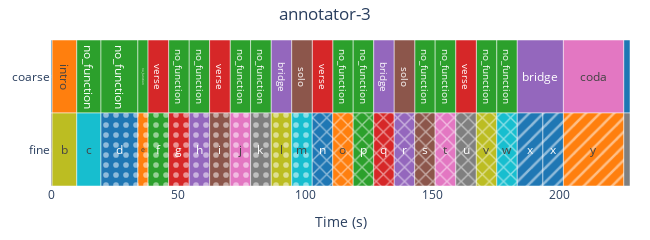
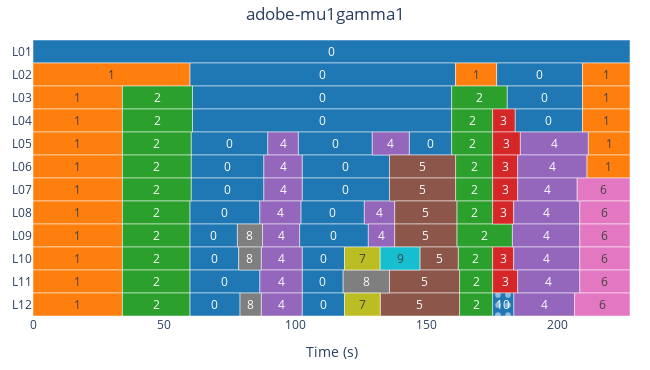

Source (notebook cell) for these figures, in order:
### Code cell
ref.plot().show()
est.plot().show()

### Figure 1 — Plotly figure (JSON) as saved in the notebook; plotly's stock layout.template omitted (floating-point values rounded to 4 significant figures)
{"data": [{"base": [0, 225.3], "customdata": ["<b>silence</b><br>Layer: coarse<br>Start: 0.000s<br>End: 0.447s<br>Duration: 0.447s", "<b>silence</b><br>Layer: coarse<br>Start: 225.313s<br>End: 227.803s<br>Duration: 2.491s"], "hovertemplate": "%{customdata}<extra></extra>", "insidetextanchor": "middle", "marker": {"color": "#1F77B4", "line": {"color": "white", "width": 0.5}, "pattern": {"fgcolor": "white", "fgopacity": 0.5, "shape": "", "solidity": 0.25}}, "name": "silence", "orientation": "h", "showlegend": true, "text": ["silence", "silence"], "textposition": "inside", "type": "bar", "width": 1, "x": [0.447, 2.491], "y": ["coarse", "coarse"]}, {"base": [0.447], "customdata": ["<b>intro</b><br>Layer: coarse<br>Start: 0.447s<br>End: 10.136s<br>Duration: 9.689s"], "hovertemplate": "%{customdata}<extra></extra>", "insidetextanchor": "middle", "marker": {"color": "#FF7F0E", "line": {"color": "white", "width": 0.5}, "pattern": {"fgcolor": "white", "fgopacity": 0.5, "shape": "", "solidity": 0.25}}, "name": "intro", "orientation": "h", "showlegend": true, "text": ["intro"], "textposition": "inside", "type": "bar", "width": 1, "x": [9.689], "y": ["coarse"]}, {"base": [10.14, 19.66, 34.18, 46.27, 54.38, 70.48, 78.53, 110.8, 118.9, 143.1, 151.2, 167.3, 175.4], "customdata": ["<b>no_function</b><br>Layer: coarse<br>Start: 10.136s<br>End: 19.661s<br>Duration: 9.525s", "<b>no_function</b><br>Layer: coarse<br>Start: 19.661s<br>End: 34.178s<br>Duration: 14.517s", "<b>no_function</b><br>Layer: coarse<br>Start: 34.178s<br>End: 38.187s<br>Duration: 4.009s", "<b>no_function</b><br>Layer: coarse<br>Start: 46.268s<br>End: 54.382s<br>Duration: 8.114s", "<b>no_function</b><br>Layer: coarse<br>Start: 54.382s<br>End: 62.406s<br>Duration: 8.024s", "<b>no_function</b><br>Layer: coarse<br>Start: 70.480s<br>End: 78.528s<br>Duration: 8.048s", "<b>no_function</b><br>Layer: coarse<br>Start: 78.528s<br>End: 86.662s<br>Duration: 8.134s", "<b>no_function</b><br>Layer: coarse<br>Start: 110.847s<br>End: 118.899s<br>Duration: 8.052s", "<b>no_function</b><br>Layer: coarse<br>Start: 118.899s<br>End: 126.972s<br>Duration: 8.072s", "<b>no_function</b><br>Layer: coarse<br>Start: 143.102s<br>End: 151.150s<br>Duration: 8.048s", "<b>no_function</b><br>Layer: coarse<br>Start: 151.150s<br>End: 159.270s<br>Duration: 8.120s", "<b>no_function</b><br>Layer: coarse<br>Start: 167.337s<br>End: 175.399s<br>Duration: 8.061s", "<b>no_function</b><br>Layer: coarse<br>Start: 175.399s<br>End: 183.454s<br>Duration: 8.056s"], "hovertemplate": "%{customdata}<extra></extra>", "insidetextanchor": "middle", "marker": {"color": "#2CA02C", "line": {"color": "white", "width": 0.5}, "pattern": {"fgcolor": "white", "fgopacity": 0.5, "shape": "", "solidity": 0.25}}, "name": "no_function", "orientation": "h", "showlegend": true, "text": ["no_function", "no_function", "no_function", "no_function", "no_function", "no_function", "no_function", "no_function", "no_function", "no_function", "no_function", "no_function", "no_function"], "textposition": "inside", "type": "bar", "width": 1, "x": [9.525, 14.52, 4.009, 8.114, 8.024, 8.048, 8.134, 8.052, 8.072, 8.048, 8.12, 8.061, 8.056], "y": ["coarse", "coarse", "coarse", "coarse", "coarse", "coarse", "coarse", "coarse", "coarse", "coarse", "coarse", "coarse", "coarse"]}, {"base": [38.19, 62.41, 102.8, 159.3], "customdata": ["<b>verse</b><br>Layer: coarse<br>Start: 38.187s<br>End: 46.268s<br>Duration: 8.081s", "<b>verse</b><br>Layer: coarse<br>Start: 62.406s<br>End: 70.480s<br>Duration: 8.073s", "<b>verse</b><br>Layer: coarse<br>Start: 102.774s<br>End: 110.847s<br>Duration: 8.073s", "<b>verse</b><br>Layer: coarse<br>Start: 159.270s<br>End: 167.337s<br>Duration: 8.067s"], "hovertemplate": "%{customdata}<extra></extra>", "insidetextanchor": "middle", "marker": {"color": "#D62728", "line": {"color": "white", "width": 0.5}, "pattern": {"fgcolor": "white", "fgopacity": 0.5, "shape": "", "solidity": 0.25}}, "name": "verse", "orientation": "h", "showlegend": true, "text": ["verse", "verse", "verse", "verse"], "textposition": "inside", "type": "bar", "width": 1, "x": [8.081, 8.073, 8.073, 8.067], "y": ["coarse", "coarse", "coarse", "coarse"]}, {"base": [86.66, 127.0, 183.5], "customdata": ["<b>bridge</b><br>Layer: coarse<br>Start: 86.662s<br>End: 94.711s<br>Duration: 8.049s", "<b>bridge</b><br>Layer: coarse<br>Start: 126.972s<br>End: 135.038s<br>Duration: 8.067s", "<b>bridge</b><br>Layer: coarse<br>Start: 183.454s<br>End: 201.598s<br>Duration: 18.144s"], "hovertemplate": "%{customdata}<extra></extra>", "insidetextanchor": "middle", "marker": {"color": "#9467BD", "line": {"color": "white", "width": 0.5}, "pattern": {"fgcolor": "white", "fgopacity": 0.5, "shape": "", "solidity": 0.25}}, "name": "bridge", "orientation": "h", "showlegend": true, "text": ["bridge", "bridge", "bridge"], "textposition": "inside", "type": "bar", "width": 1, "x": [8.049, 8.067, 18.14], "y": ["coarse", "coarse", "coarse"]}, {"base": [94.71, 135.0], "customdata": ["<b>solo</b><br>Layer: coarse<br>Start: 94.711s<br>End: 102.774s<br>Duration: 8.063s", "<b>solo</b><br>Layer: coarse<br>Start: 135.038s<br>End: 143.102s<br>Duration: 8.064s"], "hovertemplate": "%{customdata}<extra></extra>", "insidetextanchor": "middle", "marker": {"color": "#8C564B", "line": {"color": "white", "width": 0.5}, "pattern": {"fgcolor": "white", "fgopacity": 0.5, "shape": "", "solidity": 0.25}}, "name": "solo", "orientation": "h", "showlegend": true, "text": ["solo", "solo"], "textposition": "inside", "type": "bar", "width": 1, "x": [8.063, 8.064], "y": ["coarse", "coarse"]}, {"base": [201.6], "customdata": ["<b>coda</b><br>Layer: coarse<br>Start: 201.598s<br>End: 225.313s<br>Duration: 23.715s"], "hovertemplate": "%{customdata}<extra></extra>", "insidetextanchor": "middle", "marker": {"color": "#E377C2", "line": {"color": "white", "width": 0.5}, "pattern": {"fgcolor": "white", "fgopacity": 0.5, "shape": "", "solidity": 0.25}}, "name": "coda", "orientation": "h", "showlegend": true, "text": ["coda"], "textposition": "inside", "type": "bar", "width": 1, "x": [23.71], "y": ["coarse"]}, {"base": [0, 225.3], "customdata": ["<b>Silence</b><br>Layer: fine<br>Start: 0.000s<br>End: 0.447s<br>Duration: 0.447s", "<b>Silence</b><br>Layer: fine<br>Start: 225.313s<br>End: 227.803s<br>Duration: 2.491s"], "hovertemplate": "%{customdata}<extra></extra>", "insidetextanchor": "middle", "marker": {"color": "#7F7F7F", "line": {"color": "white", "width": 0.5}, "pattern": {"fgcolor": "white", "fgopacity": 0.5, "shape": "", "solidity": 0.25}}, "name": "Silence", "orientation": "h", "showlegend": true, "text": ["Silence", "Silence"], "textposition": "inside", "type": "bar", "width": 1, "x": [0.447, 2.491], "y": ["fine", "fine"]}, {"base": [0.447], "customdata": ["<b>b</b><br>Layer: fine<br>Start: 0.447s<br>End: 10.136s<br>Duration: 9.689s"], "hovertemplate": "%{customdata}<extra></extra>", "insidetextanchor": "middle", "marker": {"color": "#BCBD22", "line": {"color": "white", "width": 0.5}, "pattern": {"fgcolor": "white", "fgopacity": 0.5, "shape": "", "solidity": 0.25}}, "name": "b", "orientation": "h", "showlegend": true, "text": ["b"], "textposition": "inside", "type": "bar", "width": 1, "x": [9.689], "y": ["fine"]}, {"base": [10.14], "customdata": ["<b>c</b><br>Layer: fine<br>Start: 10.136s<br>End: 19.661s<br>Duration: 9.525s"], "hovertemplate": "%{customdata}<extra></extra>", "insidetextanchor": "middle", "marker": {"color": "#17BECF", "line": {"color": "white", "width": 0.5}, "pattern": {"fgcolor": "white", "fgopacity": 0.5, "shape": "", "solidity": 0.25}}, "name": "c", "orientation": "h", "showlegend": true, "text": ["c"], "textposition": "inside", "type": "bar", "width": 1, "x": [9.525], "y": ["fine"]}, {"base": [19.66], "customdata": ["<b>d</b><br>Layer: fine<br>Start: 19.661s<br>End: 34.178s<br>Duration: 14.517s"], "hovertemplate": "%{customdata}<extra></extra>", "insidetextanchor": "middle", "marker": {"color": "#1F77B4", "line": {"color": "white", "width": 0.5}, "pattern": {"fgcolor": "white", "fgopacity": 0.5, "shape": ".", "solidity": 0.25}}, "name": "d", "orientation": "h", "showlegend": true, "text": ["d"], "textposition": "inside", "type": "bar", "width": 1, "x": [14.52], "y": ["fine"]}, {"base": [34.18], "customdata": ["<b>e</b><br>Layer: fine<br>Start: 34.178s<br>End: 38.187s<br>Duration: 4.009s"], "hovertemplate": "%{customdata}<extra></extra>", "insidetextanchor": "middle", "marker": {"color": "#FF7F0E", "line": {"color": "white", "width": 0.5}, "pattern": {"fgcolor": "white", "fgopacity": 0.5, "shape": ".", "solidity": 0.25}}, "name": "e", "orientation": "h", "showlegend": true, "text": ["e"], "textposition": "inside", "type": "bar", "width": 1, "x": [4.009], "y": ["fine"]}, {"base": [38.19], "customdata": ["<b>f</b><br>Layer: fine<br>Start: 38.187s<br>End: 46.268s<br>Duration: 8.081s"], "hovertemplate": "%{customdata}<extra></extra>", "insidetextanchor": "middle", "marker": {"color": "#2CA02C", "line": {"color": "white", "width": 0.5}, "pattern": {"fgcolor": "white", "fgopacity": 0.5, "shape": ".", "solidity": 0.25}}, "name": "f", "orientation": "h", "showlegend": true, "text": ["f"], "textposition": "inside", "type": "bar", "width": 1, "x": [8.081], "y": ["fine"]}, {"base": [46.27], "customdata": ["<b>g</b><br>Layer: fine<br>Start: 46.268s<br>End: 54.382s<br>Duration: 8.114s"], "hovertemplate": "%{customdata}<extra></extra>", "insidetextanchor": "middle", "marker": {"color": "#D62728", "line": {"color": "white", "width": 0.5}, "pattern": {"fgcolor": "white", "fgopacity": 0.5, "shape": ".", "solidity": 0.25}}, "name": "g", "orientation": "h", "showlegend": true, "text": ["g"], "textposition": "inside", "type": "bar", "width": 1, "x": [8.114], "y": ["fine"]}, {"base": [54.38], "customdata": ["<b>h</b><br>Layer: fine<br>Start: 54.382s<br>End: 62.406s<br>Duration: 8.024s"], "hovertemplate": "%{customdata}<extra></extra>", "insidetextanchor": "middle", "marker": {"color": "#9467BD", "line": {"color": "white", "width": 0.5}, "pattern": {"fgcolor": "white", "fgopacity": 0.5, "shape": ".", "solidity": 0.25}}, "name": "h", "orientation": "h", "showlegend": true, "text": ["h"], "textposition": "inside", "type": "bar", "width": 1, "x": [8.024], "y": ["fine"]}, {"base": [62.41], "customdata": ["<b>i</b><br>Layer: fine<br>Start: 62.406s<br>End: 70.480s<br>Duration: 8.073s"], "hovertemplate": "%{customdata}<extra></extra>", "insidetextanchor": "middle", "marker": {"color": "#8C564B", "line": {"color": "white", "width": 0.5}, "pattern": {"fgcolor": "white", "fgopacity": 0.5, "shape": ".", "solidity": 0.25}}, "name": "i", "orientation": "h", "showlegend": true, "text": ["i"], "textposition": "inside", "type": "bar", "width": 1, "x": [8.073], "y": ["fine"]}, {"base": [70.48], "customdata": ["<b>j</b><br>Layer: fine<br>Start: 70.480s<br>End: 78.528s<br>Duration: 8.048s"], "hovertemplate": "%{customdata}<extra></extra>", "insidetextanchor": "middle", "marker": {"color": "#E377C2", "line": {"color": "white", "width": 0.5}, "pattern": {"fgcolor": "white", "fgopacity": 0.5, "shape": ".", "solidity": 0.25}}, "name": "j", "orientation": "h", "showlegend": true, "text": ["j"], "textposition": "inside", "type": "bar", "width": 1, "x": [8.048], "y": ["fine"]}, {"base": [78.53], "customdata": ["<b>k</b><br>Layer: fine<br>Start: 78.528s<br>End: 86.662s<br>Duration: 8.134s"], "hovertemplate": "%{customdata}<extra></extra>", "insidetextanchor": "middle", "marker": {"color": "#7F7F7F", "line": {"color": "white", "width": 0.5}, "pattern": {"fgcolor": "white", "fgopacity": 0.5, "shape": ".", "solidity": 0.25}}, "name": "k", "orientation": "h", "showlegend": true, "text": ["k"], "textposition": "inside", "type": "bar", "width": 1, "x": [8.134], "y": ["fine"]}, {"base": [86.66], "customdata": ["<b>l</b><br>Layer: fine<br>Start: 86.662s<br>End: 94.711s<br>Duration: 8.049s"], "hovertemplate": "%{customdata}<extra></extra>", "insidetextanchor": "middle", "marker": {"color": "#BCBD22", "line": {"color": "white", "width": 0.5}, "pattern": {"fgcolor": "white", "fgopacity": 0.5, "shape": ".", "solidity": 0.25}}, "name": "l", "orientation": "h", "showlegend": true, "text": ["l"], "textposition": "inside", "type": "bar", "width": 1, "x": [8.049], "y": ["fine"]}, {"base": [94.71], "customdata": ["<b>m</b><br>Layer: fine<br>Start: 94.711s<br>End: 102.774s<br>Duration: 8.063s"], "hovertemplate": "%{customdata}<extra></extra>", "insidetextanchor": "middle", "marker": {"color": "#17BECF", "line": {"color": "white", "width": 0.5}, "pattern": {"fgcolor": "white", "fgopacity": 0.5, "shape": ".", "solidity": 0.25}}, "name": "m", "orientation": "h", "showlegend": true, "text": ["m"], "textposition": "inside", "type": "bar", "width": 1, "x": [8.063], "y": ["fine"]}, {"base": [102.8], "customdata": ["<b>n</b><br>Layer: fine<br>Start: 102.774s<br>End: 110.847s<br>Duration: 8.073s"], "hovertemplate": "%{customdata}<extra></extra>", "insidetextanchor": "middle", "marker": {"color": "#1F77B4", "line": {"color": "white", "width": 0.5}, "pattern": {"fgcolor": "white", "fgopacity": 0.5, "shape": "x", "solidity": 0.25}}, "name": "n", "orientation": "h", "showlegend": true, "text": ["n"], "textposition": "inside", "type": "bar", "width": 1, "x": [8.073], "y": ["fine"]}, {"base": [110.8], "customdata": ["<b>o</b><br>Layer: fine<br>Start: 110.847s<br>End: 118.899s<br>Duration: 8.052s"], "hovertemplate": "%{customdata}<extra></extra>", "insidetextanchor": "middle", "marker": {"color": "#FF7F0E", "line": {"color": "white", "width": 0.5}, "pattern": {"fgcolor": "white", "fgopacity": 0.5, "shape": "x", "solidity": 0.25}}, "name": "o", "orientation": "h", "showlegend": true, "text": ["o"], "textposition": "inside", "type": "bar", "width": 1, "x": [8.052], "y": ["fine"]}, {"base": [118.9], "customdata": ["<b>p</b><br>Layer: fine<br>Start: 118.899s<br>End: 126.972s<br>Duration: 8.072s"], "hovertemplate": "%{customdata}<extra></extra>", "insidetextanchor": "middle", "marker": {"color": "#2CA02C", "line": {"color": "white", "width": 0.5}, "pattern": {"fgcolor": "white", "fgopacity": 0.5, "shape": "x", "solidity": 0.25}}, "name": "p", "orientation": "h", "showlegend": true, "text": ["p"], "textposition": "inside", "type": "bar", "width": 1, "x": [8.072], "y": ["fine"]}, {"base": [127.0], "customdata": ["<b>q</b><br>Layer: fine<br>Start: 126.972s<br>End: 135.038s<br>Duration: 8.067s"], "hovertemplate": "%{customdata}<extra></extra>", "insidetextanchor": "middle", "marker": {"color": "#D62728", "line": {"color": "white", "width": 0.5}, "pattern": {"fgcolor": "white", "fgopacity": 0.5, "shape": "x", "solidity": 0.25}}, "name": "q", "orientation": "h", "showlegend": true, "text": ["q"], "textposition": "inside", "type": "bar", "width": 1, "x": [8.067], "y": ["fine"]}, {"base": [135.0], "customdata": ["<b>r</b><br>Layer: fine<br>Start: 135.038s<br>End: 143.102s<br>Duration: 8.064s"], "hovertemplate": "%{customdata}<extra></extra>", "insidetextanchor": "middle", "marker": {"color": "#9467BD", "line": {"color": "white", "width": 0.5}, "pattern": {"fgcolor": "white", "fgopacity": 0.5, "shape": "x", "solidity": 0.25}}, "name": "r", "orientation": "h", "showlegend": true, "text": ["r"], "textposition": "inside", "type": "bar", "width": 1, "x": [8.064], "y": ["fine"]}, {"base": [143.1], "customdata": ["<b>s</b><br>Layer: fine<br>Start: 143.102s<br>End: 151.150s<br>Duration: 8.048s"], "hovertemplate": "%{customdata}<extra></extra>", "insidetextanchor": "middle", "marker": {"color": "#8C564B", "line": {"color": "white", "width": 0.5}, "pattern": {"fgcolor": "white", "fgopacity": 0.5, "shape": "x", "solidity": 0.25}}, "name": "s", "orientation": "h", "showlegend": true, "text": ["s"], "textposition": "inside", "type": "bar", "width": 1, "x": [8.048], "y": ["fine"]}, {"base": [151.2], "customdata": ["<b>t</b><br>Layer: fine<br>Start: 151.150s<br>End: 159.270s<br>Duration: 8.120s"], "hovertemplate": "%{customdata}<extra></extra>", "insidetextanchor": "middle", "marker": {"color": "#E377C2", "line": {"color": "white", "width": 0.5}, "pattern": {"fgcolor": "white", "fgopacity": 0.5, "shape": "x", "solidity": 0.25}}, "name": "t", "orientation": "h", "showlegend": true, "text": ["t"], "textposition": "inside", "type": "bar", "width": 1, "x": [8.12], "y": ["fine"]}, {"base": [159.3], "customdata": ["<b>u</b><br>Layer: fine<br>Start: 159.270s<br>End: 167.337s<br>Duration: 8.067s"], "hovertemplate": "%{customdata}<extra></extra>", "insidetextanchor": "middle", "marker": {"color": "#7F7F7F", "line": {"color": "white", "width": 0.5}, "pattern": {"fgcolor": "white", "fgopacity": 0.5, "shape": "x", "solidity": 0.25}}, "name": "u", "orientation": "h", "showlegend": true, "text": ["u"], "textposition": "inside", "type": "bar", "width": 1, "x": [8.067], "y": ["fine"]}, {"base": [167.3], "customdata": ["<b>v</b><br>Layer: fine<br>Start: 167.337s<br>End: 175.399s<br>Duration: 8.061s"], "hovertemplate": "%{customdata}<extra></extra>", "insidetextanchor": "middle", "marker": {"color": "#BCBD22", "line": {"color": "white", "width": 0.5}, "pattern": {"fgcolor": "white", "fgopacity": 0.5, "shape": "x", "solidity": 0.25}}, "name": "v", "orientation": "h", "showlegend": true, "text": ["v"], "textposition": "inside", "type": "bar", "width": 1, "x": [8.061], "y": ["fine"]}, {"base": [175.4], "customdata": ["<b>w</b><br>Layer: fine<br>Start: 175.399s<br>End: 183.454s<br>Duration: 8.056s"], "hovertemplate": "%{customdata}<extra></extra>", "insidetextanchor": "middle", "marker": {"color": "#17BECF", "line": {"color": "white", "width": 0.5}, "pattern": {"fgcolor": "white", "fgopacity": 0.5, "shape": "x", "solidity": 0.25}}, "name": "w", "orientation": "h", "showlegend": true, "text": ["w"], "textposition": "inside", "type": "bar", "width": 1, "x": [8.056], "y": ["fine"]}, {"base": [183.5, 193.5], "customdata": ["<b>x</b><br>Layer: fine<br>Start: 183.454s<br>End: 193.536s<br>Duration: 10.082s", "<b>x</b><br>Layer: fine<br>Start: 193.536s<br>End: 201.598s<br>Duration: 8.062s"], "hovertemplate": "%{customdata}<extra></extra>", "insidetextanchor": "middle", "marker": {"color": "#1F77B4", "line": {"color": "white", "width": 0.5}, "pattern": {"fgcolor": "white", "fgopacity": 0.5, "shape": "/", "solidity": 0.25}}, "name": "x", "orientation": "h", "showlegend": true, "text": ["x", "x"], "textposition": "inside", "type": "bar", "width": 1, "x": [10.08, 8.062], "y": ["fine", "fine"]}, {"base": [201.6], "customdata": ["<b>y</b><br>Layer: fine<br>Start: 201.598s<br>End: 225.313s<br>Duration: 23.715s"], "hovertemplate": "%{customdata}<extra></extra>", "insidetextanchor": "middle", "marker": {"color": "#FF7F0E", "line": {"color": "white", "width": 0.5}, "pattern": {"fgcolor": "white", "fgopacity": 0.5, "shape": "/", "solidity": 0.25}}, "name": "y", "orientation": "h", "showlegend": true, "text": ["y"], "textposition": "inside", "type": "bar", "width": 1, "x": [23.71], "y": ["fine"]}], "layout": {"barmode": "overlay", "height": 120, "margin": {"b": 20, "l": 20, "r": 20, "t": 40}, "showlegend": false, "title": {"text": "annotator-3", "x": 0.5}, "width": 650, "xaxis": {"range": [0, 227.8], "title": {"text": "Time (s)"}}, "yaxis": {"categoryarray": ["fine", "coarse"], "categoryorder": "array", "title": {}}}}

### Figure 2 — Plotly figure (JSON) as saved in the notebook; plotly's stock layout.template omitted (floating-point values rounded to 4 significant figures)
{"data": [{"base": [0, 59.83, 176.8, 60.84, 180.8, 60.84, 183.9, 60.33, 101.2, 143.5, 60.33, 102.7, 60.33, 102.7, 59.83, 102.2, 59.83, 101.7, 59.83, 102.7, 59.83, 102.7, 59.83, 102.7], "customdata": ["<b>0</b><br>Layer: L01<br>Start: 0.000s<br>End: 227.733s<br>Duration: 227.733s", "<b>0</b><br>Layer: L02<br>Start: 59.830s<br>End: 161.190s<br>Duration: 101.360s", "<b>0</b><br>Layer: L02<br>Start: 176.840s<br>End: 209.630s<br>Duration: 32.790s", "<b>0</b><br>Layer: L03<br>Start: 60.840s<br>End: 159.700s<br>Duration: 98.860s", "<b>0</b><br>Layer: L03<br>Start: 180.850s<br>End: 209.630s<br>Duration: 28.780s", "<b>0</b><br>Layer: L04<br>Start: 60.840s<br>End: 159.700s<br>Duration: 98.860s", "<b>0</b><br>Layer: L04<br>Start: 183.890s<br>End: 209.630s<br>Duration: 25.740s", "<b>0</b><br>Layer: L05<br>Start: 60.330s<br>End: 89.580s<br>Duration: 29.250s", "<b>0</b><br>Layer: L05<br>Start: 101.170s<br>End: 129.420s<br>Duration: 28.250s", "<b>0</b><br>Layer: L05<br>Start: 143.540s<br>End: 159.700s<br>Duration: 16.160s", "<b>0</b><br>Layer: L06<br>Start: 60.330s<br>End: 88.060s<br>Duration: 27.730s", "<b>0</b><br>Layer: L06<br>Start: 102.680s<br>End: 135.980s<br>Duration: 33.300s", "<b>0</b><br>Layer: L07<br>Start: 60.330s<br>End: 88.060s<br>Duration: 27.730s", "<b>0</b><br>Layer: L07<br>Start: 102.680s<br>End: 135.980s<br>Duration: 33.300s", "<b>0</b><br>Layer: L08<br>Start: 59.830s<br>End: 86.550s<br>Duration: 26.720s", "<b>0</b><br>Layer: L08<br>Start: 102.180s<br>End: 126.390s<br>Duration: 24.210s", "<b>0</b><br>Layer: L09<br>Start: 59.830s<br>End: 77.970s<br>Duration: 18.140s", "<b>0</b><br>Layer: L09<br>Start: 101.690s<br>End: 127.920s<br>Duration: 26.230s", "<b>0</b><br>Layer: L10<br>Start: 59.830s<br>End: 78.470s<br>Duration: 18.640s", "<b>0</b><br>Layer: L10<br>Start: 102.680s<br>End: 118.820s<br>Duration: 16.140s", "<b>0</b><br>Layer: L11<br>Start: 59.830s<br>End: 86.550s<br>Duration: 26.720s", "<b>0</b><br>Layer: L11<br>Start: 102.680s<br>End: 118.320s<br>Duration: 15.640s", "<b>0</b><br>Layer: L12<br>Start: 59.830s<br>End: 78.980s<br>Duration: 19.150s", "<b>0</b><br>Layer: L12<br>Start: 102.680s<br>End: 118.820s<br>Duration: 16.140s"], "hovertemplate": "%{customdata}<extra></extra>", "insidetextanchor": "middle", "marker": {"color": "#1F77B4", "line": {"color": "white", "width": 0.5}, "pattern": {"fgcolor": "white", "fgopacity": 0.5, "shape": "", "solidity": 0.25}}, "name": "0", "orientation": "h", "showlegend": true, "text": ["0", "0", "0", "0", "0", "0", "0", "0", "0", "0", "0", "0", "0", "0", "0", "0", "0", "0", "0", "0", "0", "0", "0", "0"], "textposition": "inside", "type": "bar", "width": 1, "x": [227.7, 101.4, 32.79, 98.86, 28.78, 98.86, 25.74, 29.25, 28.25, 16.16, 27.73, 33.3, 27.73, 33.3, 26.72, 24.21, 18.14, 26.23, 18.64, 16.14, 26.72, 15.64, 19.15, 16.14], "y": ["L01", "L02", "L02", "L03", "L03", "L04", "L04", "L05", "L05", "L05", "L06", "L06", "L07", "L07", "L08", "L08", "L09", "L09", "L10", "L10", "L11", "L11", "L12", "L12"]}, {"base": [0, 161.2, 209.6, 0, 209.6, 0, 209.6, 0, 211.8, 0, 211.3, 0, 0, 0, 0, 0, 0], "customdata": ["<b>1</b><br>Layer: L02<br>Start: 0.000s<br>End: 59.830s<br>Duration: 59.830s", "<b>1</b><br>Layer: L02<br>Start: 161.190s<br>End: 176.840s<br>Duration: 15.650s", "<b>1</b><br>Layer: L02<br>Start: 209.630s<br>End: 227.733s<br>Duration: 18.103s", "<b>1</b><br>Layer: L03<br>Start: 0.000s<br>End: 34.110s<br>Duration: 34.110s", "<b>1</b><br>Layer: L03<br>Start: 209.630s<br>End: 227.733s<br>Duration: 18.103s", "<b>1</b><br>Layer: L04<br>Start: 0.000s<br>End: 34.110s<br>Duration: 34.110s", "<b>1</b><br>Layer: L04<br>Start: 209.630s<br>End: 227.733s<br>Duration: 18.103s", "<b>1</b><br>Layer: L05<br>Start: 0.000s<br>End: 34.110s<br>Duration: 34.110s", "<b>1</b><br>Layer: L05<br>Start: 211.800s<br>End: 227.733s<br>Duration: 15.933s", "<b>1</b><br>Layer: L06<br>Start: 0.000s<br>End: 34.110s<br>Duration: 34.110s", "<b>1</b><br>Layer: L06<br>Start: 211.260s<br>End: 227.733s<br>Duration: 16.473s", "<b>1</b><br>Layer: L07<br>Start: 0.000s<br>End: 34.110s<br>Duration: 34.110s", "<b>1</b><br>Layer: L08<br>Start: 0.000s<br>End: 34.110s<br>Duration: 34.110s", "<b>1</b><br>Layer: L09<br>Start: 0.000s<br>End: 34.110s<br>Duration: 34.110s", "<b>1</b><br>Layer: L10<br>Start: 0.000s<br>End: 34.110s<br>Duration: 34.110s", "<b>1</b><br>Layer: L11<br>Start: 0.000s<br>End: 34.110s<br>Duration: 34.110s", "<b>1</b><br>Layer: L12<br>Start: 0.000s<br>End: 34.110s<br>Duration: 34.110s"], "hovertemplate": "%{customdata}<extra></extra>", "insidetextanchor": "middle", "marker": {"color": "#FF7F0E", "line": {"color": "white", "width": 0.5}, "pattern": {"fgcolor": "white", "fgopacity": 0.5, "shape": "", "solidity": 0.25}}, "name": "1", "orientation": "h", "showlegend": true, "text": ["1", "1", "1", "1", "1", "1", "1", "1", "1", "1", "1", "1", "1", "1", "1", "1", "1"], "textposition": "inside", "type": "bar", "width": 1, "x": [59.83, 15.65, 18.1, 34.11, 18.1, 34.11, 18.1, 34.11, 15.93, 34.11, 16.47, 34.11, 34.11, 34.11, 34.11, 34.11, 34.11], "y": ["L02", "L02", "L02", "L03", "L03", "L04", "L04", "L05", "L05", "L06", "L06", "L07", "L08", "L09", "L10", "L11", "L12"]}, {"base": [34.11, 159.7, 34.11, 159.7, 34.11, 159.7, 34.11, 161.2, 34.11, 161.2, 34.11, 161.7, 34.11, 161.7, 34.11, 162.2, 34.11, 162.7, 34.11, 162.7], "customdata": ["<b>2</b><br>Layer: L03<br>Start: 34.110s<br>End: 60.840s<br>Duration: 26.730s", "<b>2</b><br>Layer: L03<br>Start: 159.700s<br>End: 180.850s<br>Duration: 21.150s", "<b>2</b><br>Layer: L04<br>Start: 34.110s<br>End: 60.840s<br>Duration: 26.730s", "<b>2</b><br>Layer: L04<br>Start: 159.700s<br>End: 175.320s<br>Duration: 15.620s", "<b>2</b><br>Layer: L05<br>Start: 34.110s<br>End: 60.330s<br>Duration: 26.220s", "<b>2</b><br>Layer: L05<br>Start: 159.700s<br>End: 175.320s<br>Duration: 15.620s", "<b>2</b><br>Layer: L06<br>Start: 34.110s<br>End: 60.330s<br>Duration: 26.220s", "<b>2</b><br>Layer: L06<br>Start: 161.190s<br>End: 175.320s<br>Duration: 14.130s", "<b>2</b><br>Layer: L07<br>Start: 34.110s<br>End: 60.330s<br>Duration: 26.220s", "<b>2</b><br>Layer: L07<br>Start: 161.190s<br>End: 175.320s<br>Duration: 14.130s", "<b>2</b><br>Layer: L08<br>Start: 34.110s<br>End: 59.830s<br>Duration: 25.720s", "<b>2</b><br>Layer: L08<br>Start: 161.680s<br>End: 175.320s<br>Duration: 13.640s", "<b>2</b><br>Layer: L09<br>Start: 34.110s<br>End: 59.830s<br>Duration: 25.720s", "<b>2</b><br>Layer: L09<br>Start: 161.680s<br>End: 182.880s<br>Duration: 21.200s", "<b>2</b><br>Layer: L10<br>Start: 34.110s<br>End: 59.830s<br>Duration: 25.720s", "<b>2</b><br>Layer: L10<br>Start: 162.190s<br>End: 175.320s<br>Duration: 13.130s", "<b>2</b><br>Layer: L11<br>Start: 34.110s<br>End: 59.830s<br>Duration: 25.720s", "<b>2</b><br>Layer: L11<br>Start: 162.710s<br>End: 175.320s<br>Duration: 12.610s", "<b>2</b><br>Layer: L12<br>Start: 34.110s<br>End: 59.830s<br>Duration: 25.720s", "<b>2</b><br>Layer: L12<br>Start: 162.710s<br>End: 175.320s<br>Duration: 12.610s"], "hovertemplate": "%{customdata}<extra></extra>", "insidetextanchor": "middle", "marker": {"color": "#2CA02C", "line": {"color": "white", "width": 0.5}, "pattern": {"fgcolor": "white", "fgopacity": 0.5, "shape": "", "solidity": 0.25}}, "name": "2", "orientation": "h", "showlegend": true, "text": ["2", "2", "2", "2", "2", "2", "2", "2", "2", "2", "2", "2", "2", "2", "2", "2", "2", "2", "2", "2"], "textposition": "inside", "type": "bar", "width": 1, "x": [26.73, 21.15, 26.73, 15.62, 26.22, 15.62, 26.22, 14.13, 26.22, 14.13, 25.72, 13.64, 25.72, 21.2, 25.72, 13.13, 25.72, 12.61, 25.72, 12.61], "y": ["L03", "L03", "L04", "L04", "L05", "L05", "L06", "L06", "L07", "L07", "L08", "L08", "L09", "L09", "L10", "L10", "L11", "L11", "L12", "L12"]}, {"base": [175.3, 175.3, 175.3, 175.3, 175.3, 175.3, 175.3], "customdata": ["<b>3</b><br>Layer: L04<br>Start: 175.320s<br>End: 183.890s<br>Duration: 8.570s", "<b>3</b><br>Layer: L05<br>Start: 175.320s<br>End: 185.910s<br>Duration: 10.590s", "<b>3</b><br>Layer: L06<br>Start: 175.320s<br>End: 184.900s<br>Duration: 9.580s", "<b>3</b><br>Layer: L07<br>Start: 175.320s<br>End: 184.900s<br>Duration: 9.580s", "<b>3</b><br>Layer: L08<br>Start: 175.320s<br>End: 183.370s<br>Duration: 8.050s", "<b>3</b><br>Layer: L10<br>Start: 175.320s<br>End: 183.370s<br>Duration: 8.050s", "<b>3</b><br>Layer: L11<br>Start: 175.320s<br>End: 184.900s<br>Duration: 9.580s"], "hovertemplate": "%{customdata}<extra></extra>", "insidetextanchor": "middle", "marker": {"color": "#D62728", "line": {"color": "white", "width": 0.5}, "pattern": {"fgcolor": "white", "fgopacity": 0.5, "shape": "", "solidity": 0.25}}, "name": "3", "orientation": "h", "showlegend": true, "text": ["3", "3", "3", "3", "3", "3", "3"], "textposition": "inside", "type": "bar", "width": 1, "x": [8.57, 10.59, 9.58, 9.58, 8.05, 8.05, 9.58], "y": ["L04", "L05", "L06", "L07", "L08", "L10", "L11"]}, {"base": [89.58, 129.4, 185.9, 88.06, 184.9, 88.06, 184.9, 86.55, 126.4, 183.4, 87.56, 127.9, 182.9, 87.05, 183.4, 86.55, 184.9, 87.05, 183.4], "customdata": ["<b>4</b><br>Layer: L05<br>Start: 89.580s<br>End: 101.170s<br>Duration: 11.590s", "<b>4</b><br>Layer: L05<br>Start: 129.420s<br>End: 143.540s<br>Duration: 14.120s", "<b>4</b><br>Layer: L05<br>Start: 185.910s<br>End: 211.800s<br>Duration: 25.890s", "<b>4</b><br>Layer: L06<br>Start: 88.060s<br>End: 102.680s<br>Duration: 14.620s", "<b>4</b><br>Layer: L06<br>Start: 184.900s<br>End: 211.260s<br>Duration: 26.360s", "<b>4</b><br>Layer: L07<br>Start: 88.060s<br>End: 102.680s<br>Duration: 14.620s", "<b>4</b><br>Layer: L07<br>Start: 184.900s<br>End: 207.590s<br>Duration: 22.690s", "<b>4</b><br>Layer: L08<br>Start: 86.550s<br>End: 102.180s<br>Duration: 15.630s", "<b>4</b><br>Layer: L08<br>Start: 126.390s<br>End: 137.990s<br>Duration: 11.600s", "<b>4</b><br>Layer: L08<br>Start: 183.370s<br>End: 208.600s<br>Duration: 25.230s", "<b>4</b><br>Layer: L09<br>Start: 87.560s<br>End: 101.690s<br>Duration: 14.130s", "<b>4</b><br>Layer: L09<br>Start: 127.920s<br>End: 137.990s<br>Duration: 10.070s", "<b>4</b><br>Layer: L09<br>Start: 182.880s<br>End: 208.600s<br>Duration: 25.720s", "<b>4</b><br>Layer: L10<br>Start: 87.050s<br>End: 102.680s<br>Duration: 15.630s", "<b>4</b><br>Layer: L10<br>Start: 183.370s<br>End: 208.600s<br>Duration: 25.230s", "<b>4</b><br>Layer: L11<br>Start: 86.550s<br>End: 102.680s<br>Duration: 16.130s", "<b>4</b><br>Layer: L11<br>Start: 184.900s<br>End: 208.600s<br>Duration: 23.700s", "<b>4</b><br>Layer: L12<br>Start: 87.050s<br>End: 102.680s<br>Duration: 15.630s", "<b>4</b><br>Layer: L12<br>Start: 183.370s<br>End: 206.580s<br>Duration: 23.210s"], "hovertemplate": "%{customdata}<extra></extra>", "insidetextanchor": "middle", "marker": {"color": "#9467BD", "line": {"color": "white", "width": 0.5}, "pattern": {"fgcolor": "white", "fgopacity": 0.5, "shape": "", "solidity": 0.25}}, "name": "4", "orientation": "h", "showlegend": true, "text": ["4", "4", "4", "4", "4", "4", "4", "4", "4", "4", "4", "4", "4", "4", "4", "4", "4", "4", "4"], "textposition": "inside", "type": "bar", "width": 1, "x": [11.59, 14.12, 25.89, 14.62, 26.36, 14.62, 22.69, 15.63, 11.6, 25.23, 14.13, 10.07, 25.72, 15.63, 25.23, 16.13, 23.7, 15.63, 23.21], "y": ["L05", "L05", "L05", "L06", "L06", "L07", "L07", "L08", "L08", "L08", "L09", "L09", "L09", "L10", "L10", "L11", "L11", "L12", "L12"]}, {"base": [136.0, 136.0, 138.0, 138.0, 147.6, 136.0, 132.4], "customdata": ["<b>5</b><br>Layer: L06<br>Start: 135.980s<br>End: 161.190s<br>Duration: 25.210s", "<b>5</b><br>Layer: L07<br>Start: 135.980s<br>End: 161.190s<br>Duration: 25.210s", "<b>5</b><br>Layer: L08<br>Start: 137.990s<br>End: 161.680s<br>Duration: 23.690s", "<b>5</b><br>Layer: L09<br>Start: 137.990s<br>End: 161.680s<br>Duration: 23.690s", "<b>5</b><br>Layer: L10<br>Start: 147.580s<br>End: 162.190s<br>Duration: 14.610s", "<b>5</b><br>Layer: L11<br>Start: 135.980s<br>End: 162.710s<br>Duration: 26.730s", "<b>5</b><br>Layer: L12<br>Start: 132.440s<br>End: 162.710s<br>Duration: 30.270s"], "hovertemplate": "%{customdata}<extra></extra>", "insidetextanchor": "middle", "marker": {"color": "#8C564B", "line": {"color": "white", "width": 0.5}, "pattern": {"fgcolor": "white", "fgopacity": 0.5, "shape": "", "solidity": 0.25}}, "name": "5", "orientation": "h", "showlegend": true, "text": ["5", "5", "5", "5", "5", "5", "5"], "textposition": "inside", "type": "bar", "width": 1, "x": [25.21, 25.21, 23.69, 23.69, 14.61, 26.73, 30.27], "y": ["L06", "L07", "L08", "L09", "L10", "L11", "L12"]}, {"base": [207.6, 208.6, 208.6, 208.6, 208.6, 206.6], "customdata": ["<b>6</b><br>Layer: L07<br>Start: 207.590s<br>End: 227.733s<br>Duration: 20.143s", "<b>6</b><br>Layer: L08<br>Start: 208.600s<br>End: 227.733s<br>Duration: 19.133s", "<b>6</b><br>Layer: L09<br>Start: 208.600s<br>End: 227.733s<br>Duration: 19.133s", "<b>6</b><br>Layer: L10<br>Start: 208.600s<br>End: 227.733s<br>Duration: 19.133s", "<b>6</b><br>Layer: L11<br>Start: 208.600s<br>End: 227.733s<br>Duration: 19.133s", "<b>6</b><br>Layer: L12<br>Start: 206.580s<br>End: 227.733s<br>Duration: 21.153s"], "hovertemplate": "%{customdata}<extra></extra>", "insidetextanchor": "middle", "marker": {"color": "#E377C2", "line": {"color": "white", "width": 0.5}, "pattern": {"fgcolor": "white", "fgopacity": 0.5, "shape": "", "solidity": 0.25}}, "name": "6", "orientation": "h", "showlegend": true, "text": ["6", "6", "6", "6", "6", "6"], "textposition": "inside", "type": "bar", "width": 1, "x": [20.14, 19.13, 19.13, 19.13, 19.13, 21.15], "y": ["L07", "L08", "L09", "L10", "L11", "L12"]}, {"base": [77.97, 78.47, 118.3, 78.98], "customdata": ["<b>8</b><br>Layer: L09<br>Start: 77.970s<br>End: 87.560s<br>Duration: 9.590s", "<b>8</b><br>Layer: L10<br>Start: 78.470s<br>End: 87.050s<br>Duration: 8.580s", "<b>8</b><br>Layer: L11<br>Start: 118.320s<br>End: 135.980s<br>Duration: 17.660s", "<b>8</b><br>Layer: L12<br>Start: 78.980s<br>End: 87.050s<br>Duration: 8.070s"], "hovertemplate": "%{customdata}<extra></extra>", "insidetextanchor": "middle", "marker": {"color": "#7F7F7F", "line": {"color": "white", "width": 0.5}, "pattern": {"fgcolor": "white", "fgopacity": 0.5, "shape": "", "solidity": 0.25}}, "name": "8", "orientation": "h", "showlegend": true, "text": ["8", "8", "8", "8"], "textposition": "inside", "type": "bar", "width": 1, "x": [9.59, 8.58, 17.66, 8.07], "y": ["L09", "L10", "L11", "L12"]}, {"base": [118.8, 118.8], "customdata": ["<b>7</b><br>Layer: L10<br>Start: 118.820s<br>End: 132.440s<br>Duration: 13.620s", "<b>7</b><br>Layer: L12<br>Start: 118.820s<br>End: 132.440s<br>Duration: 13.620s"], "hovertemplate": "%{customdata}<extra></extra>", "insidetextanchor": "middle", "marker": {"color": "#BCBD22", "line": {"color": "white", "width": 0.5}, "pattern": {"fgcolor": "white", "fgopacity": 0.5, "shape": "", "solidity": 0.25}}, "name": "7", "orientation": "h", "showlegend": true, "text": ["7", "7"], "textposition": "inside", "type": "bar", "width": 1, "x": [13.62, 13.62], "y": ["L10", "L12"]}, {"base": [132.4], "customdata": ["<b>9</b><br>Layer: L10<br>Start: 132.440s<br>End: 147.580s<br>Duration: 15.140s"], "hovertemplate": "%{customdata}<extra></extra>", "insidetextanchor": "middle", "marker": {"color": "#17BECF", "line": {"color": "white", "width": 0.5}, "pattern": {"fgcolor": "white", "fgopacity": 0.5, "shape": "", "solidity": 0.25}}, "name": "9", "orientation": "h", "showlegend": true, "text": ["9"], "textposition": "inside", "type": "bar", "width": 1, "x": [15.14], "y": ["L10"]}, {"base": [175.3], "customdata": ["<b>10</b><br>Layer: L12<br>Start: 175.320s<br>End: 183.370s<br>Duration: 8.050s"], "hovertemplate": "%{customdata}<extra></extra>", "insidetextanchor": "middle", "marker": {"color": "#1F77B4", "line": {"color": "white", "width": 0.5}, "pattern": {"fgcolor": "white", "fgopacity": 0.5, "shape": ".", "solidity": 0.25}}, "name": "10", "orientation": "h", "showlegend": true, "text": ["10"], "textposition": "inside", "type": "bar", "width": 1, "x": [8.05], "y": ["L12"]}], "layout": {"barmode": "overlay", "height": 370, "margin": {"b": 20, "l": 20, "r": 20, "t": 40}, "showlegend": false, "title": {"text": "adobe-mu1gamma1", "x": 0.5}, "width": 650, "xaxis": {"range": [0, 227.7], "title": {"text": "Time (s)"}}, "yaxis": {"categoryarray": ["L12", "L11", "L10", "L09", "L08", "L07", "L06", "L05", "L04", "L03", "L02", "L01"], "categoryorder": "array", "title": {}}}}
